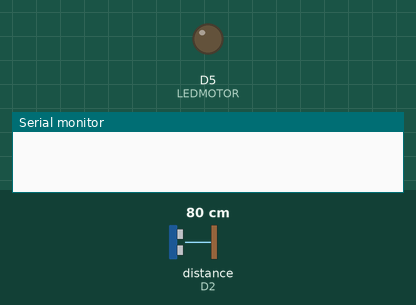
Recording of a sketch running on a simulated ESP8266 (NodeMCU). On the bench: output pins drawn as LEDs (lit = HIGH), the last lines printed to the serial monitor. Wiring (inferred from the names in the program): ultrasonic range finder: trigger D1; echo D2. The inputs (shaded band) are chosen by the test bench; at power-on: distance to the obstacle (sensor on D2) 80 cm. The echo pulse lasts 58.3 µs per cm; WiFi joins after 1.5 s; servers stay silent unless stated; pins used as bus, display or sensor lines are not drawn.

Above: at 0.1 s.
At 1.9 s:
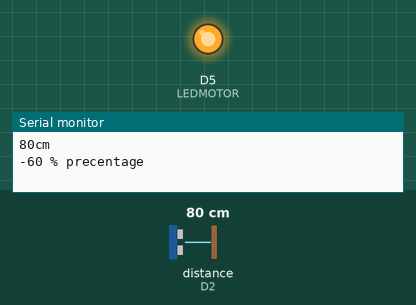
Timing chart, 0 to 3.4 s (numbered marks = the images above):
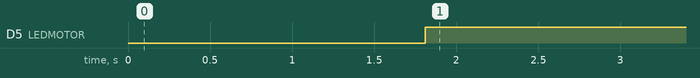

Measured:
- by itself, D5 (LEDMOTOR): LOW → HIGH at 1.8 s

The sketch:

ESP8266_SourceCode.ino
```cpp
#define BLYNK_PRINT Serial


#include <ESP8266WiFi.h>
#include <BlynkSimpleEsp8266.h>
#define TRIGGERPIN D1
#define ECHOPIN    D2
#define LEDMOTOR   D5

// You should get Auth Token in the Blynk App.
// Go to the Project Settings (nut icon).
char auth[] ="";
// Your WiFi credentials.
// Set password to "" for open networks.
char ssid[] = "My";
char pass[] = "admin123";

WidgetLCD lcd(V1);
WidgetLED led1(V4);


void setup()
{
  // Debug console
  Serial.begin(9600);
  pinMode(TRIGGERPIN, OUTPUT);
  pinMode(ECHOPIN, INPUT);
  pinMode(LEDMOTOR, OUTPUT);

  Blynk.begin(auth, ssid, pass);
  // You can also specify server:
  //Blynk.begin(auth, ssid, pass, "blynk-cloud.com", 8442);
  //Blynk.begin(auth, ssid, pass, IPAddress(192,168,1,100), 8442);

  lcd.clear(); //Use it to clear the LCD Widget
  //lcd.print(0, 0, "Distance to water surface in cm"); // use: (position X: 0-15, position Y: 0-1, "Message you want to print")
  // Please use timed events when LCD printintg in void loop to avoid sending too many commands
  // It will cause a FLOOD Error, and connection will be dropped

}

void loop()
{
  lcd.clear();
  //lcd.print(0, 0, "WaterLevl in %"); // use: (position X: 0-15, position Y: 0-1, "Message you want to print")
  long duration, distance;
  digitalWrite(TRIGGERPIN, LOW);
  delayMicroseconds(3);

  digitalWrite(TRIGGERPIN, HIGH);
  delayMicroseconds(12);

  digitalWrite(TRIGGERPIN, LOW);
  duration = pulseIn(ECHOPIN, HIGH);
  distance = (duration/2) / 29.1;
  Serial.print(distance);
  Serial.println("cm");

    Distance(distance);


  Blynk.run();

  delay(1000);

}

void Distance(long dist){

     //Precentage Calculation

      long distance;

       distance=100-((dist/50.0)*100.0);

        Serial.print(distance);
        Serial.println(" % precentage");

    if(distance<101){

        //level widget
        Blynk.virtualWrite(V2, distance);

         //  Graph
        Blynk.virtualWrite(V5, distance);
        Blynk.virtualWrite(V5, distance);

        if(distance >90){

        lcd.clear();
        lcd.print(0, 1, "Full Capacity");
        led1.off();
        digitalWrite(LEDMOTOR, LOW);

        }else if(distance <10){

         lcd.clear();
         lcd.print(0, 0, "Water Pump ON");
         led1.on();
         digitalWrite(LEDMOTOR, HIGH);

       }else{
         lcd.clear();
         lcd.print(7, 1, distance);
         led1.on();
         digitalWrite(LEDMOTOR, HIGH);
       }

   }else{
           lcd.clear();
           lcd.print(0, 1, "Calibration Err");
           led1.off();
           digitalWrite(LEDMOTOR, LOW);
          }


  }
```
